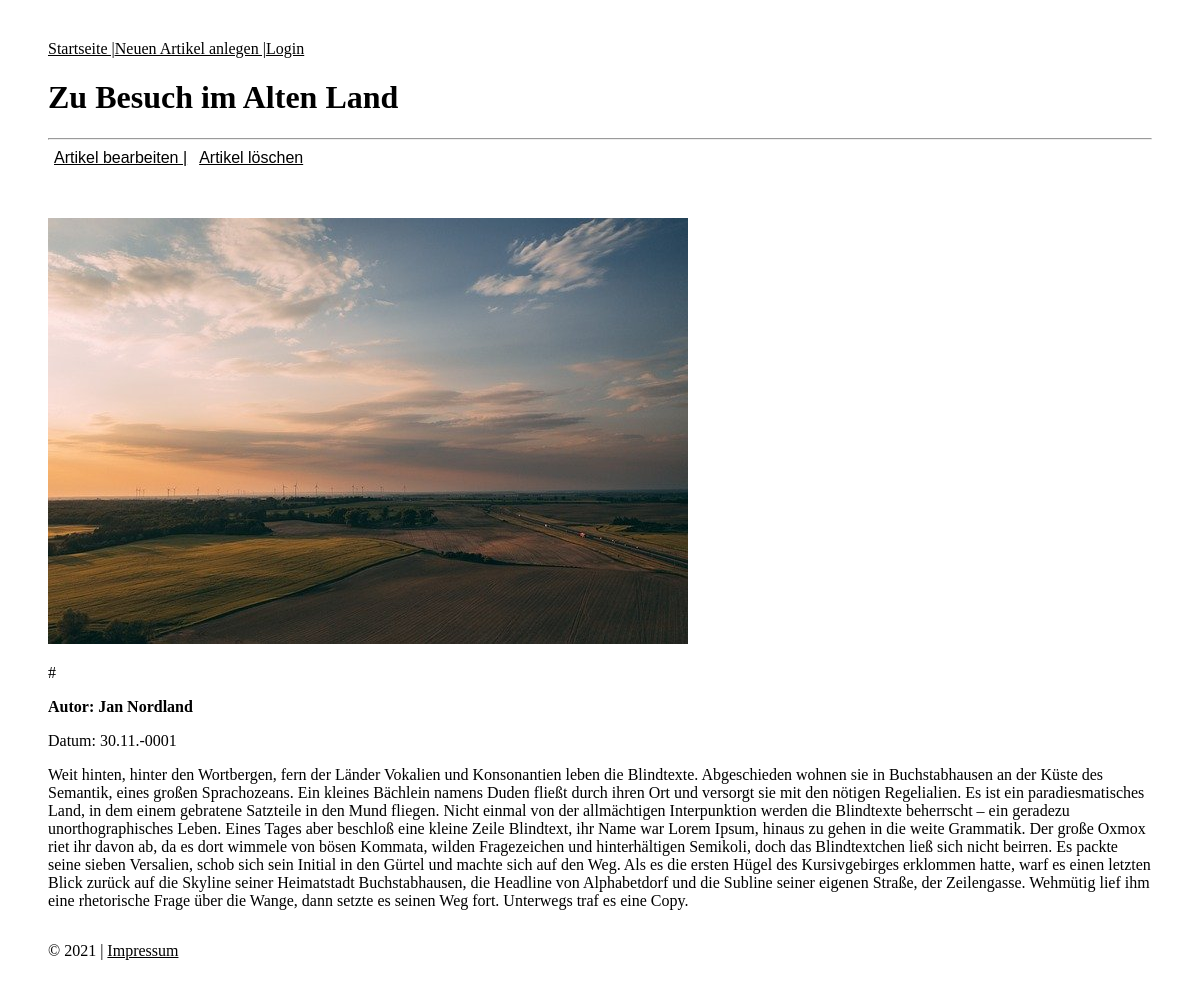
The page /php-pages/article.php?id=1 on the database its author committed.
### tables this page shows
CREATE TABLE `article` (
  `ID` int(11) NOT NULL,
  `Title` varchar(255) DEFAULT NULL,
  `Image` varchar(255) DEFAULT NULL,
  `Text` text DEFAULT NULL,
  `Date` date DEFAULT NULL,
  `Author` varchar(100) DEFAULT NULL,
  `Online` tinyint(1) DEFAULT NULL,
  `tags` varchar(255) NOT NULL
);

### php-pages/article.php (the view, shortened to what this page needs)
<?php
function showArticle($requestedId) {
    $connection = databaseConnection();
    if($connection){
        try {
            $statement = $connection->prepare("
    SELECT article.*, GROUP_CONCAT(tag.name) AS tags
    FROM article
    LEFT JOIN article_tag
        ON article.id = article_tag.article_id
    LEFT JOIN tag
        ON article_tag.tag_id = tag.id
    WHERE article.id = :id
    GROUP BY article.id
");
            $statement->bindParam(':id', $requestedId, PDO::PARAM_INT);
            $statement->execute();
            if ($row = $statement->fetch(PDO::FETCH_ASSOC)) {
                $title = htmlspecialchars($row['Title']);
                $image = htmlspecialchars($row['Image']);
                $content = htmlspecialchars($row['Text']);
                $date = date("d.m.Y", strtotime($row['Date']));
                $author = htmlspecialchars($row['Author']);
                $tags = htmlspecialchars($row['tags']);
                $approval = isset($row['Online']) ? htmlspecialchars($row['Online']) : '0';
                $approvalMessage = $approval === "0" ? "Der Artikel ist noch in Bearbeitung.<br> Nur angemeldete Benutzer können es sehen." : "";
                $tagsArray = array_map('trim', explode(',', $tags));
                $tagsDisplay = '';
                foreach ($tagsArray as $tag) {
                    $tagsDisplay .= '#' . htmlspecialchars($tag) . ' ';
                }
                echo "<!DOCTYPE html>
                    <html lang='de'>
                    <head>
                        <meta charset='UTF-8'>
                        <link rel='stylesheet' href='../assets/css/main.css'>
                        <title>{$title}</title>
                    </head>
                    <body>
                        <div class='pageWidth'>
                            <div class='breadcrumbs'>
                                <a class='link' href='../php-pages/startpage.php'>Startseite  |</a>
                                <a class='link' href='../php-pages/new_article.php'>Neuen Artikel anlegen | </a>
                                <a class='link' href='../php-pages/login.php'>Login</a>
                            </div>
                            <h1>{$title}</h1>
                            <hr>
                            <div class='breadcrumbs'>
                            <form method='post' action='editPage.php'>
                                    <input type='hidden' name='edit_id' value='{$requestedId}'>
                                    <button class='delete' type='submit'>Artikel bearbeiten |</button>
                                </form>
                                <form method='post' action=''>
                                    <input type='hidden' name='delete_id' value='{$requestedId}'>
                                    <button class='delete' type='submit'>Artikel löschen</button>
                                </form>
                            </div>
                            <p class='error'>{$approvalMessage}</p>
                            <br>
                            <img class='marg2' src='{$image}' alt='Bild'>
                            <p>{$tagsDisplay}</p>
                            <p class='textBold'>Autor: {$author}</p>
                            <p>Datum: {$date}</p>
                            <p>{$content}</p>
                            <div class='end marg2'>
                                <p>© 2021 |</p>
                                <a class='link' href='../php-pages/impressum.php'>Impressum</a>
                            </div>
                        </div>
                    </body>
                    </html>";
            } else {
                echo "<p>Artikel nicht gefunden.</p>";
            }
        } catch (PDOException $e) {
            echo "Connection failed: " . $e->getMessage();
        }
    } else{
        echo "Datenbankverbindung festgeschlagen.";
    }
}
if (isset($_GET['id'])) {
    $requestedId = (int)$_GET['id'];
    showArticle($requestedId);
}

### assets/css/main.css (style rules this page uses)
.pageWidth { margin: 40px 40px 40px 40px; }
.breadcrumbs { text-decoration: underline; display:flex; }
.link { color:black; }
.marg2 { margin-top: 16px; }
.end { display: ruby; }
.textBold { font-weight: bold; }
.delete { background-color: transparent; border:none; font-size: 16px; text-decoration: underline; cursor: pointer; }

### rows shown on the page
article: Title "Zu Besuch im Alten Land", Image (picture), Author "Jan Nordland", Date "30.11.-0001", Text "Weit hinten, hinter den Wortbergen, fern der Länder Vokalien und Konsonantien leben die Blindtexte. Abgeschieden wohnen sie in Buchstabhausen an der Küste des Semantik, eines großen Sprachozeans. Ein kleines Bächlein namens Duden fließt durch ihren Ort und versorgt sie mit den nötigen Regelialien. Es ist ein paradiesmatisches Land, in dem einem gebratene Satzteile in den Mund fliegen. Nicht einmal von der allmächtigen Interpunktion werden die Blindtexte beherrscht – ein geradezu unorthographisches Leben. Eines Tages aber beschloß eine kleine Zeile Blindtext, ihr Name war Lorem Ipsum, hinaus zu gehen in die weite Grammatik. Der große Oxmox riet ihr davon ab, da es dort wimmele von bösen…"

### other values the page prints
$tagsDisplay "#"
